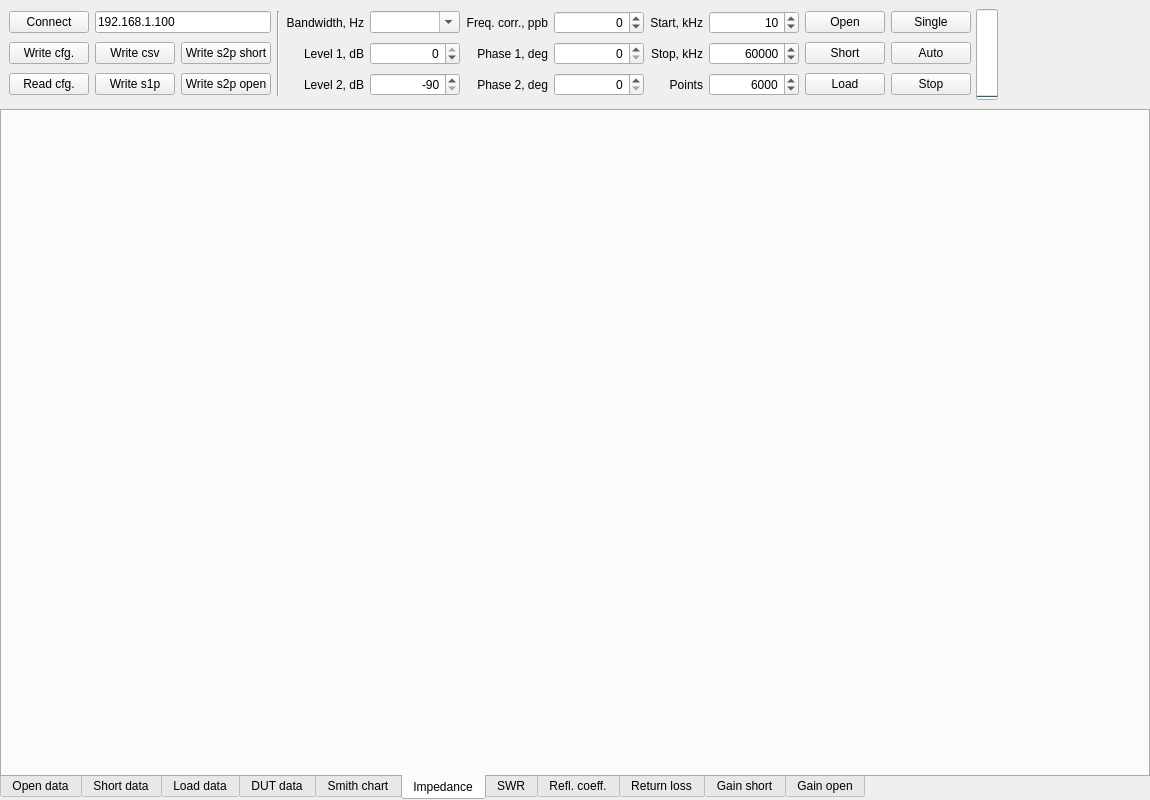
<?xml version="1.0" encoding="UTF-8"?>
<ui version="4.0">
 <class>VNA</class>
 <widget class="QMainWindow" name="VNA">
  <property name="geometry">
   <rect>
    <x>0</x>
    <y>0</y>
    <width>1150</width>
    <height>800</height>
   </rect>
  </property>
  <property name="minimumSize">
   <size>
    <width>1150</width>
    <height>800</height>
   </size>
  </property>
  <property name="windowTitle">
   <string>Vector Network Analyzer</string>
  </property>
  <widget class="QWidget" name="centralWidget">
   <layout class="QGridLayout" name="centralLayout">
    <property name="leftMargin">
     <number>0</number>
    </property>
    <property name="topMargin">
     <number>0</number>
    </property>
    <property name="rightMargin">
     <number>0</number>
    </property>
    <property name="bottomMargin">
     <number>0</number>
    </property>
    <property name="spacing">
     <number>0</number>
    </property>
    <item row="0" column="1">
     <widget class="QWidget" name="progressWidget" native="true">
      <layout class="QGridLayout" name="progressLayout">
       <property name="leftMargin">
        <number>0</number>
       </property>
       <property name="rightMargin">
        <number>150</number>
       </property>
       <property name="horizontalSpacing">
        <number>0</number>
       </property>
       <item row="0" column="0">
        <widget class="QProgressBar" name="progressBar">
         <property name="sizePolicy">
          <sizepolicy hsizetype="Fixed" vsizetype="Fixed">
           <horstretch>0</horstretch>
           <verstretch>0</verstretch>
          </sizepolicy>
         </property>
         <property name="alignment">
          <set>Qt::AlignLeading|Qt::AlignLeft|Qt::AlignVCenter</set>
         </property>
         <property name="textVisible">
          <bool>false</bool>
         </property>
         <property name="orientation">
          <enum>Qt::Vertical</enum>
         </property>
        </widget>
       </item>
      </layout>
     </widget>
    </item>
    <item row="1" column="0" colspan="2">
     <widget class="QTabWidget" name="tabWidget">
      <property name="tabPosition">
       <enum>QTabWidget::South</enum>
      </property>
      <property name="currentIndex">
       <number>5</number>
      </property>
      <widget class="QWidget" name="openTab">
       <attribute name="title">
        <string>Open data</string>
       </attribute>
       <layout class="QVBoxLayout" name="openLayout">
        <property name="spacing">
         <number>0</number>
        </property>
        <property name="leftMargin">
         <number>0</number>
        </property>
        <property name="topMargin">
         <number>0</number>
        </property>
        <property name="rightMargin">
         <number>0</number>
        </property>
        <property name="bottomMargin">
         <number>0</number>
        </property>
       </layout>
      </widget>
      <widget class="QWidget" name="shortTab">
       <attribute name="title">
        <string>Short data</string>
       </attribute>
       <layout class="QVBoxLayout" name="shortLayout">
        <property name="spacing">
         <number>0</number>
        </property>
        <property name="leftMargin">
         <number>0</number>
        </property>
        <property name="topMargin">
         <number>0</number>
        </property>
        <property name="rightMargin">
         <number>0</number>
        </property>
        <property name="bottomMargin">
         <number>0</number>
        </property>
       </layout>
      </widget>
      <widget class="QWidget" name="loadTab">
       <attribute name="title">
        <string>Load data</string>
       </attribute>
       <layout class="QVBoxLayout" name="loadLayout">
        <property name="spacing">
         <number>0</number>
        </property>
        <property name="leftMargin">
         <number>0</number>
        </property>
        <property name="topMargin">
         <number>0</number>
        </property>
        <property name="rightMargin">
         <number>0</number>
        </property>
        <property name="bottomMargin">
         <number>0</number>
        </property>
       </layout>
      </widget>
      <widget class="QWidget" name="dutTab">
       <attribute name="title">
        <string>DUT data</string>
       </attribute>
       <layout class="QVBoxLayout" name="dutLayout">
        <property name="spacing">
         <number>0</number>
        </property>
        <property name="leftMargin">
         <number>0</number>
        </property>
        <property name="topMargin">
         <number>0</number>
        </property>
        <property name="rightMargin">
         <number>0</number>
        </property>
        <property name="bottomMargin">
         <number>0</number>
        </property>
       </layout>
      </widget>
      <widget class="QWidget" name="smithTab">
       <attribute name="title">
        <string>Smith chart</string>
       </attribute>
       <layout class="QVBoxLayout" name="smithLayout">
        <property name="spacing">
         <number>0</number>
        </property>
        <property name="leftMargin">
         <number>0</number>
        </property>
        <property name="topMargin">
         <number>0</number>
        </property>
        <property name="rightMargin">
         <number>0</number>
        </property>
        <property name="bottomMargin">
         <number>0</number>
        </property>
       </layout>
      </widget>
      <widget class="QWidget" name="impTab">
       <attribute name="title">
        <string>Impedance</string>
       </attribute>
       <layout class="QVBoxLayout" name="impLayout">
        <property name="spacing">
         <number>0</number>
        </property>
        <property name="leftMargin">
         <number>0</number>
        </property>
        <property name="topMargin">
         <number>0</number>
        </property>
        <property name="rightMargin">
         <number>0</number>
        </property>
        <property name="bottomMargin">
         <number>0</number>
        </property>
       </layout>
      </widget>
      <widget class="QWidget" name="swrTab">
       <attribute name="title">
        <string>SWR</string>
       </attribute>
       <layout class="QVBoxLayout" name="swrLayout">
        <property name="spacing">
         <number>0</number>
        </property>
        <property name="leftMargin">
         <number>0</number>
        </property>
        <property name="topMargin">
         <number>0</number>
        </property>
        <property name="rightMargin">
         <number>0</number>
        </property>
        <property name="bottomMargin">
         <number>0</number>
        </property>
       </layout>
      </widget>
      <widget class="QWidget" name="gammaTab">
       <attribute name="title">
        <string>Refl. coeff.</string>
       </attribute>
       <layout class="QVBoxLayout" name="gammaLayout">
        <property name="spacing">
         <number>0</number>
        </property>
        <property name="leftMargin">
         <number>0</number>
        </property>
        <property name="topMargin">
         <number>0</number>
        </property>
        <property name="rightMargin">
         <number>0</number>
        </property>
        <property name="bottomMargin">
         <number>0</number>
        </property>
       </layout>
      </widget>
      <widget class="QWidget" name="rlTab">
       <attribute name="title">
        <string>Return loss</string>
       </attribute>
       <layout class="QVBoxLayout" name="rlLayout">
        <property name="spacing">
         <number>0</number>
        </property>
        <property name="leftMargin">
         <number>0</number>
        </property>
        <property name="topMargin">
         <number>0</number>
        </property>
        <property name="rightMargin">
         <number>0</number>
        </property>
        <property name="bottomMargin">
         <number>0</number>
        </property>
       </layout>
      </widget>
      <widget class="QWidget" name="gain_shortTab">
       <attribute name="title">
        <string>Gain short</string>
       </attribute>
       <layout class="QVBoxLayout" name="gain_shortLayout">
        <property name="spacing">
         <number>0</number>
        </property>
        <property name="leftMargin">
         <number>0</number>
        </property>
        <property name="topMargin">
         <number>0</number>
        </property>
        <property name="rightMargin">
         <number>0</number>
        </property>
        <property name="bottomMargin">
         <number>0</number>
        </property>
       </layout>
      </widget>
      <widget class="QWidget" name="gain_openTab">
       <attribute name="title">
        <string>Gain open</string>
       </attribute>
       <layout class="QVBoxLayout" name="gain_openLayout">
        <property name="spacing">
         <number>0</number>
        </property>
        <property name="leftMargin">
         <number>0</number>
        </property>
        <property name="topMargin">
         <number>0</number>
        </property>
        <property name="rightMargin">
         <number>0</number>
        </property>
        <property name="bottomMargin">
         <number>0</number>
        </property>
       </layout>
      </widget>
     </widget>
    </item>
    <item row="0" column="0">
     <widget class="QWidget" name="cfgWidget" native="true">
      <layout class="QGridLayout" name="cfgLayout">
       <property name="rightMargin">
        <number>3</number>
       </property>
       <item row="2" column="8">
        <widget class="QLabel" name="sizeLabel">
         <property name="text">
          <string>Points</string>
         </property>
         <property name="alignment">
          <set>Qt::AlignRight|Qt::AlignTrailing|Qt::AlignVCenter</set>
         </property>
        </widget>
       </item>
       <item row="0" column="7">
        <widget class="QSpinBox" name="corrValue">
         <property name="minimumSize">
          <size>
           <width>90</width>
           <height>0</height>
          </size>
         </property>
         <property name="alignment">
          <set>Qt::AlignRight|Qt::AlignTrailing|Qt::AlignVCenter</set>
         </property>
         <property name="minimum">
          <number>-100000</number>
         </property>
         <property name="maximum">
          <number>100000</number>
         </property>
         <property name="singleStep">
          <number>100</number>
         </property>
        </widget>
       </item>
       <item row="0" column="8">
        <widget class="QLabel" name="startLabel">
         <property name="text">
          <string>Start, kHz</string>
         </property>
         <property name="alignment">
          <set>Qt::AlignRight|Qt::AlignTrailing|Qt::AlignVCenter</set>
         </property>
        </widget>
       </item>
       <item row="0" column="3" rowspan="3">
        <widget class="Line" name="line_2">
         <property name="orientation">
          <enum>Qt::Vertical</enum>
         </property>
        </widget>
       </item>
       <item row="0" column="1" colspan="2">
        <widget class="QLineEdit" name="addrValue">
         <property name="text">
          <string>192.168.1.100</string>
         </property>
         <property name="maxLength">
          <number>15</number>
         </property>
        </widget>
       </item>
       <item row="1" column="2">
        <widget class="QPushButton" name="s2pshortButton">
         <property name="text">
          <string>Write s2p short</string>
         </property>
        </widget>
       </item>
       <item row="0" column="4">
        <widget class="QLabel" name="rateLabel">
         <property name="text">
          <string>Bandwidth, Hz</string>
         </property>
         <property name="alignment">
          <set>Qt::AlignRight|Qt::AlignTrailing|Qt::AlignVCenter</set>
         </property>
        </widget>
       </item>
       <item row="1" column="1">
        <widget class="QPushButton" name="csvButton">
         <property name="text">
          <string>Write csv</string>
         </property>
        </widget>
       </item>
       <item row="1" column="4">
        <widget class="QLabel" name="level1Label">
         <property name="text">
          <string>Level 1, dB</string>
         </property>
         <property name="alignment">
          <set>Qt::AlignRight|Qt::AlignTrailing|Qt::AlignVCenter</set>
         </property>
        </widget>
       </item>
       <item row="2" column="1">
        <widget class="QPushButton" name="s1pButton">
         <property name="text">
          <string>Write s1p</string>
         </property>
        </widget>
       </item>
       <item row="2" column="2">
        <widget class="QPushButton" name="s2popenButton">
         <property name="text">
          <string>Write s2p open</string>
         </property>
        </widget>
       </item>
       <item row="2" column="4">
        <widget class="QLabel" name="level2Label">
         <property name="text">
          <string>Level 2, dB</string>
         </property>
         <property name="alignment">
          <set>Qt::AlignRight|Qt::AlignTrailing|Qt::AlignVCenter</set>
         </property>
        </widget>
       </item>
       <item row="1" column="5">
        <widget class="QSpinBox" name="level1Value">
         <property name="minimumSize">
          <size>
           <width>90</width>
           <height>0</height>
          </size>
         </property>
         <property name="alignment">
          <set>Qt::AlignRight|Qt::AlignTrailing|Qt::AlignVCenter</set>
         </property>
         <property name="minimum">
          <number>-90</number>
         </property>
         <property name="maximum">
          <number>0</number>
         </property>
         <property name="singleStep">
          <number>6</number>
         </property>
         <property name="value">
          <number>0</number>
         </property>
        </widget>
       </item>
       <item row="2" column="5">
        <widget class="QSpinBox" name="level2Value">
         <property name="minimumSize">
          <size>
           <width>90</width>
           <height>0</height>
          </size>
         </property>
         <property name="alignment">
          <set>Qt::AlignRight|Qt::AlignTrailing|Qt::AlignVCenter</set>
         </property>
         <property name="minimum">
          <number>-90</number>
         </property>
         <property name="maximum">
          <number>0</number>
         </property>
         <property name="singleStep">
          <number>6</number>
         </property>
         <property name="value">
          <number>-90</number>
         </property>
        </widget>
       </item>
       <item row="2" column="6">
        <widget class="QLabel" name="phase2Label">
         <property name="text">
          <string>Phase 2, deg</string>
         </property>
         <property name="alignment">
          <set>Qt::AlignRight|Qt::AlignTrailing|Qt::AlignVCenter</set>
         </property>
        </widget>
       </item>
       <item row="1" column="6">
        <widget class="QLabel" name="phase1Label">
         <property name="text">
          <string>Phase 1, deg</string>
         </property>
         <property name="alignment">
          <set>Qt::AlignRight|Qt::AlignTrailing|Qt::AlignVCenter</set>
         </property>
        </widget>
       </item>
       <item row="0" column="5">
        <widget class="QComboBox" name="rateValue">
         <property name="minimumSize">
          <size>
           <width>90</width>
           <height>0</height>
          </size>
         </property>
         <property name="editable">
          <bool>true</bool>
         </property>
        </widget>
       </item>
       <item row="0" column="6">
        <widget class="QLabel" name="corrLabel">
         <property name="text">
          <string>Freq. corr., ppb</string>
         </property>
         <property name="alignment">
          <set>Qt::AlignRight|Qt::AlignTrailing|Qt::AlignVCenter</set>
         </property>
        </widget>
       </item>
       <item row="1" column="7">
        <widget class="QSpinBox" name="phase1Value">
         <property name="minimumSize">
          <size>
           <width>90</width>
           <height>0</height>
          </size>
         </property>
         <property name="alignment">
          <set>Qt::AlignRight|Qt::AlignTrailing|Qt::AlignVCenter</set>
         </property>
         <property name="minimum">
          <number>0</number>
         </property>
         <property name="maximum">
          <number>360</number>
         </property>
         <property name="singleStep">
          <number>5</number>
         </property>
         <property name="value">
          <number>0</number>
         </property>
        </widget>
       </item>
       <item row="1" column="8">
        <widget class="QLabel" name="stopLabel">
         <property name="text">
          <string>Stop, kHz</string>
         </property>
         <property name="alignment">
          <set>Qt::AlignRight|Qt::AlignTrailing|Qt::AlignVCenter</set>
         </property>
        </widget>
       </item>
       <item row="2" column="7">
        <widget class="QSpinBox" name="phase2Value">
         <property name="minimumSize">
          <size>
           <width>90</width>
           <height>0</height>
          </size>
         </property>
         <property name="alignment">
          <set>Qt::AlignRight|Qt::AlignTrailing|Qt::AlignVCenter</set>
         </property>
         <property name="minimum">
          <number>0</number>
         </property>
         <property name="maximum">
          <number>360</number>
         </property>
         <property name="singleStep">
          <number>5</number>
         </property>
         <property name="value">
          <number>0</number>
         </property>
        </widget>
       </item>
       <item row="1" column="9">
        <widget class="QSpinBox" name="stopValue">
         <property name="minimumSize">
          <size>
           <width>90</width>
           <height>0</height>
          </size>
         </property>
         <property name="alignment">
          <set>Qt::AlignRight|Qt::AlignTrailing|Qt::AlignVCenter</set>
         </property>
         <property name="minimum">
          <number>0</number>
         </property>
         <property name="maximum">
          <number>62500</number>
         </property>
         <property name="singleStep">
          <number>10</number>
         </property>
         <property name="value">
          <number>60000</number>
         </property>
        </widget>
       </item>
       <item row="2" column="9">
        <widget class="QSpinBox" name="sizeValue">
         <property name="minimumSize">
          <size>
           <width>90</width>
           <height>0</height>
          </size>
         </property>
         <property name="alignment">
          <set>Qt::AlignRight|Qt::AlignTrailing|Qt::AlignVCenter</set>
         </property>
         <property name="minimum">
          <number>10</number>
         </property>
         <property name="maximum">
          <number>32760</number>
         </property>
         <property name="singleStep">
          <number>10</number>
         </property>
         <property name="value">
          <number>6000</number>
         </property>
        </widget>
       </item>
       <item row="2" column="10">
        <widget class="QPushButton" name="loadSweep">
         <property name="text">
          <string>Load</string>
         </property>
        </widget>
       </item>
       <item row="0" column="9">
        <widget class="QSpinBox" name="startValue">
         <property name="minimumSize">
          <size>
           <width>90</width>
           <height>0</height>
          </size>
         </property>
         <property name="alignment">
          <set>Qt::AlignRight|Qt::AlignTrailing|Qt::AlignVCenter</set>
         </property>
         <property name="minimum">
          <number>0</number>
         </property>
         <property name="maximum">
          <number>62500</number>
         </property>
         <property name="singleStep">
          <number>10</number>
         </property>
         <property name="value">
          <number>10</number>
         </property>
        </widget>
       </item>
       <item row="2" column="11">
        <widget class="QPushButton" name="stopSweep">
         <property name="text">
          <string>Stop</string>
         </property>
        </widget>
       </item>
       <item row="0" column="10">
        <widget class="QPushButton" name="openSweep">
         <property name="text">
          <string>Open</string>
         </property>
        </widget>
       </item>
       <item row="1" column="10">
        <widget class="QPushButton" name="shortSweep">
         <property name="text">
          <string>Short</string>
         </property>
        </widget>
       </item>
       <item row="2" column="0">
        <widget class="QPushButton" name="readButton">
         <property name="text">
          <string>Read cfg.</string>
         </property>
        </widget>
       </item>
       <item row="1" column="11">
        <widget class="QPushButton" name="autoSweep">
         <property name="text">
          <string>Auto</string>
         </property>
        </widget>
       </item>
       <item row="1" column="0">
        <widget class="QPushButton" name="writeButton">
         <property name="text">
          <string>Write cfg.</string>
         </property>
        </widget>
       </item>
       <item row="0" column="11">
        <widget class="QPushButton" name="singleSweep">
         <property name="text">
          <string>Single</string>
         </property>
        </widget>
       </item>
       <item row="0" column="0">
        <widget class="QPushButton" name="connectButton">
         <property name="text">
          <string>Connect</string>
         </property>
        </widget>
       </item>
      </layout>
     </widget>
    </item>
   </layout>
  </widget>
 </widget>
 <tabstops>
  <tabstop>addrValue</tabstop>
  <tabstop>connectButton</tabstop>
  <tabstop>rateValue</tabstop>
  <tabstop>level1Value</tabstop>
  <tabstop>level2Value</tabstop>
  <tabstop>corrValue</tabstop>
  <tabstop>phase1Value</tabstop>
  <tabstop>phase2Value</tabstop>
  <tabstop>startValue</tabstop>
  <tabstop>stopValue</tabstop>
  <tabstop>sizeValue</tabstop>
  <tabstop>openSweep</tabstop>
  <tabstop>shortSweep</tabstop>
  <tabstop>loadSweep</tabstop>
  <tabstop>singleSweep</tabstop>
  <tabstop>autoSweep</tabstop>
  <tabstop>stopSweep</tabstop>
  <tabstop>writeButton</tabstop>
  <tabstop>readButton</tabstop>
  <tabstop>csvButton</tabstop>
  <tabstop>s1pButton</tabstop>
  <tabstop>s2pshortButton</tabstop>
  <tabstop>s2popenButton</tabstop>
 </tabstops>
 <resources/>
 <connections/>
</ui>
